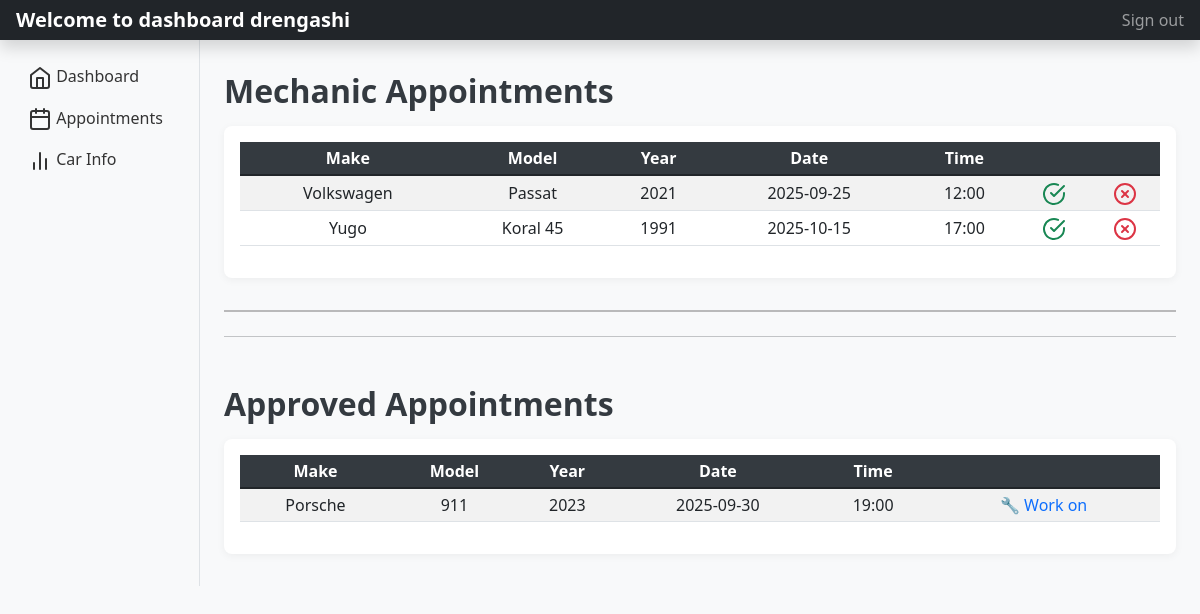
The app's page /appointments.php (signed in) with its own data.
### tables this page shows
CREATE TABLE `appointments` (
  `id` int(11) NOT NULL,
  `user_id` int(11) NOT NULL,
  `make` varchar(255) NOT NULL,
  `model` varchar(255) NOT NULL,
  `year` int(255) NOT NULL,
  `date` varchar(255) NOT NULL,
  `time` varchar(255) NOT NULL,
  `is_approved` varchar(255) NOT NULL,
  `image` varchar(255) DEFAULT NULL,
  `working_on` varchar(255) NOT NULL
);

### appointments.php (the view, shortened to what this page needs)
<?php
   include_once('database/config.php');
   if ($_SESSION['is_admin'] == 'true') {
    $sql = "SELECT appointments.id, appointments.make, appointments.model, appointments.year, appointments.date, appointments.time, appointments.is_approved
            FROM appointments
            INNER JOIN users ON users.id = appointments.user_id
            WHERE appointments.is_approved = 'false'";
    $approvdedAppnts = "SELECT appointments.id, appointments.make, appointments.model, appointments.year, appointments.date, appointments.time, appointments.is_approved
            FROM appointments
            INNER JOIN users ON users.id = appointments.user_id
            WHERE appointments.is_approved = 'true'";
    $selectAppointments = $conn->prepare($sql);
    $selectAppointments->execute();
    $getApprvdAppnts = $conn->prepare($approvdedAppnts);
    $getApprvdAppnts->execute();
    $appointments_data = $selectAppointments->fetchAll();
    $approvdAppntsData = $getApprvdAppnts->fetchAll();
}
?>
<!DOCTYPE html>
<html>
<head>
    <link href="https://cdn.jsdelivr.net/npm/bootstrap@5.1.3/dist/css/bootstrap.min.css" rel="stylesheet">
</head>
<body>
<header class="navbar navbar-dark sticky-top bg-dark flex-md-nowrap p-0 shadow">
  <a class="navbar-brand col-md-3 col-lg-2 me-0 px-3" href="#"><?php echo "Welcome to dashboard " . $_SESSION['username']; ?></a>
  <div class="navbar-nav">
    <div class="nav-item text-nowrap">
      <a class="nav-link px-3" href="logout.php">Sign out</a>
    </div>
  </div>
</header>
<div class="container-fluid">
    <div class="row">
        <nav id="sidebarMenu" class="col-md-3 col-lg-2 d-md-block bg-light sidebar collapse">
            <div class="position-sticky pt-3">
                <ul class="nav flex-column">
                    <?php if ($_SESSION['is_admin'] == 'true') { ?>
                        <li class="nav-item"><a class="nav-link active" href="dashboard.php"><span data-feather="home"></span> Dashboard</a></li>
                        <li class="nav-item"><a class="nav-link" href="appointments.php"><i data-feather="calendar"></i> Appointments</a></li>
                        <li class="nav-item"><a class="nav-link active" href="workOnCar.php"><i data-feather="bar-chart-2"></i> Car Info</a></li>
                    <?php } else { ?>
                        <li class="nav-item"><a class="nav-link" href="appointments.php"><i data-feather="calendar"></i> Appointments</a></li>
                        <li class="nav-item"><a class="nav-link" href="makeAppointment.php"><i data-feather="plus-circle"></i> Make Appointment</a></li>
                    <?php } ?>
                </ul>
            </div>
        </nav>
        <main class="col-md-9 ms-sm-auto col-lg-10 px-md-4">
            <h2>Mechanic Appointments</h2>
            <div class="table-responsive table">
                <table class="table table-striped table-sm">
                    <thead>
                        <tr>
                            <th scope="col">Make</th>
                            <th scope="col">Model</th>
                            <th scope="col">Year</th>
                            <th scope="col">Date</th>
                            <th scope="col">Time</th>
                            <th></th>
                            <th></th>
                        </tr>
                    </thead>
                    <tbody>
                    <?php foreach ($appointments_data as $appointment_data) { ?>
                        <tr>
                            <td><?php echo $appointment_data['make']; ?></td>
                            <td><?php echo $appointment_data['model']; ?></td>
                            <td><?php echo $appointment_data['year']; ?></td>
                            <td><?php echo $appointment_data['date']; ?></td>
                            <td><?php echo $appointment_data['time']; ?></td>
                            <?php if ($_SESSION['is_admin'] == 'true') { ?>
                                <td><a href="approve.php?id=<?= $appointment_data['id']; ?>" class="text-success"><i data-feather="check-circle"></i></a></td>
                                <td><a href="decline.php?id=<?= $appointment_data['id']; ?>" class="text-danger"><i data-feather="x-circle"></i></a></td>
                            <?php } ?>
                        </tr>
                    <?php } ?>
                    </tbody>
                </table>
            </div>
            <?php if ($_SESSION['is_admin'] == 'true') { ?>
                <hr style="color: black; background-color: black; border: 1px solid black;">
                <hr class="my-4">
                <h2 class="approved">Approved Appointments</h2>
                <div class="table-responsive">
                    <table class="table table-striped table-sm">
                        <thead>
                            <tr>
                                <th scope="col">Make</th>
                                <th scope="col">Model</th>
                                <th scope="col">Year</th>
                                <th scope="col">Date</th>
                                <th scope="col">Time</th>
                                <th></th>
                            </tr>
                        </thead><tbody>
                        <?php foreach ($approvdAppntsData as $approvdAppntData) { ?>
                            <tr>
                                <td><?php echo $approvdAppntData['make']; ?></td>
                                <td><?php echo $approvdAppntData['model']; ?></td>
                                <td><?php echo $approvdAppntData['year']; ?></td>
                                <td><?php echo $approvdAppntData['date']; ?></td>
                                <td><?php echo $approvdAppntData['time']; ?></td>
                                <td><a href="workOn.php?id=<?= $approvdAppntData['id']; ?>" class="action-link text-primary">🔧 Work on</a></td>
                            </tr>
                        <?php } ?>
                        </tbody>
                    </table>
                </div>
            <?php } ?>
        </main>
    </div>
</div>
</body>
</html>

### appointments.php (style rules this page uses)
body { background-color: #f8f9fa; font-family: 'Segoe UI', Tahoma, Geneva, Verdana, sans-serif; }
.navbar-brand { font-weight: bold; }
.nav-link { color: #333; transition: all 0.3s; }
h2 { margin-top: 2rem; margin-bottom: 1rem; font-weight: 600; color: #343a40; }
.sidebar { background-color: #f1f3f5; border-right: 1px solid #dee2e6; }
.table-responsive { box-shadow: 0 2px 8px rgba(0,0,0,0.05); background-color: white; border-radius: 8px; padding: 1rem; margin-bottom: 2rem; }
.table th { background-color: #343a40; color: white; text-align: center; }
.table td, .table th { vertical-align: middle; text-align: center; }
a.action-link { text-decoration: none; font-weight: 500; margin: 0 5px; }
.approved { margin-top: 3rem; }

### records on screen
appointments: make "Volkswagen", model "Passat", year "2021", date "2025-09-25", time "12:00"
appointments: make "Yugo", model "Koral 45", year "1991", date "2025-10-15", time "17:00"
appointments: make "Porsche", model "911", year "2023", date "2025-09-30", time "19:00"

### other values on screen
$_SESSION['username'] "drengashi"
